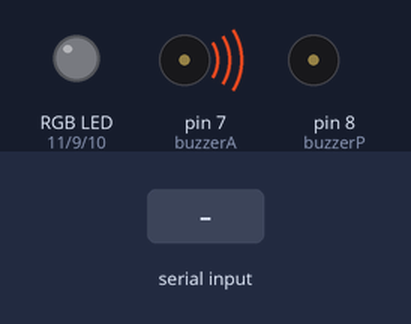
This sketch was run on a simulated Arduino Uno, built with avr-gcc and run on an emulated ATmega328P. On the bench: an RGB LED mixed from three pins (HIGH = lit), buzzer (waves = sounding, pin HIGH). The test bench sets the inputs (shaded band). What the sketch prints to the serial monitor is not drawn.

Above: at 1.2 s.
1.3 s: "X" received over Serial
At 1.52 s:
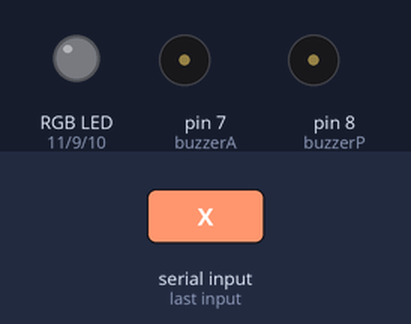
4.3 s: byte 118 ('v') received over Serial
7.3 s: byte 99 ('c') received over Serial
10.3 s: byte 67 ('C') received over Serial
13.3 s: "A" received over Serial
16.3 s: "a" received over Serial
Timing chart, 0 to 20.3 s (numbered marks = the images above; inputs shaded):
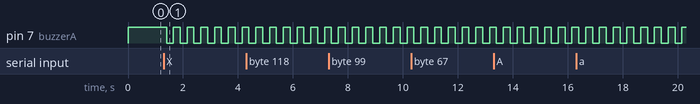

The sketch:

TesteDosComponentes.ino
```cpp
//Declarando os componentes de saida
#define ledR 11
#define ledB 10
#define ledG 9
#define buzzerP 8
#define buzzerA 7

//Criando a varivel para receber infos do serial
char valApp = 0;

//Função para Ligar o led rgb
void ledRGB(int R, int G, int B) {
  analogWrite(ledR, R);
  analogWrite(ledG, G);
  analogWrite(ledB, B);
}

//Função para apitar o buzzer ativo
void buzzerAptMlAtv() {
  digitalWrite(buzzerA, 0);
  delay(250);
  digitalWrite(buzzerA, 1);
  delay(250);
}

//Função para ligar e desligar o buzzer passivo
void buzzerOnPass() {
    tone(buzzerP, 500, 35);
    delay(25);
}

//Função para apitar o buzzer passivo
void buzzerAptMlPass() {
  tone(buzzerP, 500, 250);
  delay(500);
}

void setup() {
  //Declarando como saida as portas que usam os componentes
  pinMode(ledR, OUTPUT);
  pinMode(ledB, OUTPUT);
  pinMode(ledG, OUTPUT);
  pinMode(buzzerA, OUTPUT);
  pinMode(buzzerP, OUTPUT);

  //Ativando o serial
  Serial.begin(9600);
  //Desligando o buzzer ativo
  digitalWrite(buzzerA, 1);
}


void loop() {
  /*
    O que cada informação que vem do serial seria

    A = branco
    a = desligado
    R = Vermelho
    G = Verde
    B = Azul

    Z = buzzer Ativo ON
    z = Buzzer Ativo OFF
    X = buzzer Ativo apito ON
    x = buzzer Ativo apito OFF

    V = buzzer Passivo ON
    v = Buzzer Passivo OFF
    C = buzzer Passivo apito ON
    c = buzzer Passivo apito OFF
  */

  //lendo e imprimindo as informações do serial
  valApp = Serial.read();
  Serial.println(valApp);

  //Controle do led
  if(valApp == 'A') {ledRGB(255, 255, 255);} //Liga o led em branco
  else if(valApp == 'a') {ledRGB(0, 0, 0);} // Desliga o led
  else if (valApp == 'R') {ledRGB(255, 0, 0);} //Liga o led em Vermelho
  else if (valApp == 'G') {ledRGB(0, 255, 0);} //Liga o led em Verde
  else if (valApp == 'B') {ledRGB(0, 0, 255);} //Liga o led em Azul

  //Buzzer Ativo
  //Ligando e desligando ele
  else if (valApp == 'Z') {digitalWrite(buzzerA, 0);}
  else if (valApp == 'z' || valApp == 'x') {digitalWrite(buzzerA, 1);}

  //Fazendo ele apitar
  else if (valApp == 'X') {
    int i = 1;
    while(i != 0) {
      buzzerAptMlAtv();
      valApp = Serial.read();
      Serial.println(valApp);
      if(valApp == 'x' || valApp == 'z'){ i = 0; }
    }
  }

  //Buzzer Passivo
  //Ligando e desligando ele
  else if (valApp == 'V') {
    int y = 1;
    while(y != 0){
      buzzerOnPass();
      valApp = Serial.read();
      Serial.println(valApp);
      if(valApp == 'v' || valApp == 'c'){ y = 0; }
    }
  }

  //Fazendo ele apitar
  else if (valApp == 'C') {
    int i = 1;
    while(i != 0) {
      buzzerAptMlPass();
      valApp = Serial.read();
      Serial.println(valApp);
      if(valApp == 'c' || valApp == 'v'){ i = 0; }
    }
  }

  delay(100);
}
```

Measured:
- after the input at 1.3 s, pin 7 (buzzerA): alternates HIGH for 0.25 s and LOW for 0.25 s, starting after 0.10 s
